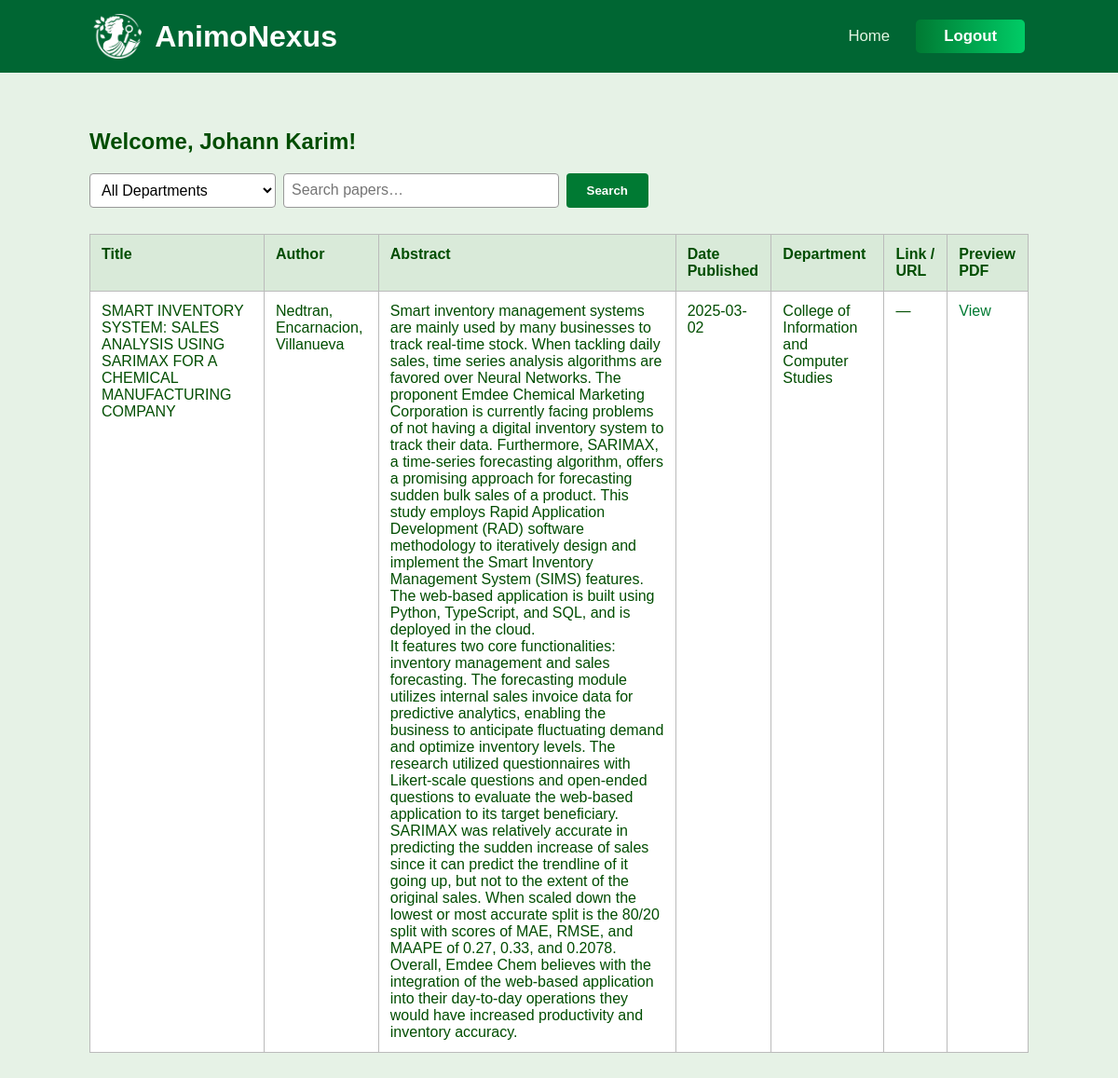
The app's page /dashboard.php (signed in) with its own data.
### tables this page shows
CREATE TABLE `papers` (
  `id` int(11) NOT NULL,
  `title` varchar(255) NOT NULL,
  `author` varchar(255) NOT NULL,
  `date_published` date NOT NULL,
  `department` varchar(100) NOT NULL,
  `abstract` text NOT NULL,
  `file_path` varchar(255) NOT NULL,
  `url` varchar(512) DEFAULT NULL,
  `uploaded_by` int(11) NOT NULL,
  `status` varchar(20) NOT NULL DEFAULT 'pending',
  `review_notes` text DEFAULT NULL
);

### dashboard.php (the view, shortened to what this page needs)
<?php
require 'db.php';
$user = $_SESSION['user'];
if (!isset($user['type'])) {
    $user['type'] = 'student';
}
$search     = trim($_GET['q']           ?? '');
$sql = "SELECT id, title, author, abstract, date_published,
               department, file_path, url
          FROM papers
         WHERE status='approved'";
$stmt = $conn->prepare($sql);
$stmt->execute();
$result = $stmt->get_result();
?>
<!DOCTYPE html>
<html lang="en">
<head>
</head>
<body>
<header class="page-heading">
  <div class="branding">
    <img src="static/images/animonexus_logo.png" class="logo" alt="logo">
    <h1>AnimoNexus</h1>
  </div>
  <nav class="nav">
    <a href="index.php" class="link">Home</a>
    <a href="logout.php" class="btn">Logout</a>
  </nav>
</header>
<div class="wrap">
  <h2>
    Welcome,
    <?= htmlspecialchars(
         $user['first_name']
         . (!empty($user['middle_initial']) ? ' '.$user['middle_initial'].'. ' : ' ')
         . $user['last_name']
    ) ?>!
  </h2>
  <form class="controls" method="get">
    <select name="filter_dept" onchange="this.form.submit()">
      <option value="">All Departments</option>
    </select>
    <input type="text" name="q" placeholder="Search papers…" value="<?= htmlspecialchars($search) ?>">
    <button type="submit">Search</button>
  </form>
  <table>
    <thead>
      <tr>
        <th>Title</th><th>Author</th><th>Abstract</th>
        <th>Date Published</th><th>Department</th>
        <th>Link&nbsp;/ URL</th><th>Preview PDF</th>
      </tr>
    </thead>
    <tbody>
    <?php if ($result->num_rows): ?>
      <?php while ($p = $result->fetch_assoc()): ?>
        <tr>
          <td><?= htmlspecialchars($p['title']) ?></td>
          <td><?= htmlspecialchars($p['author']) ?></td>
          <td><?= nl2br(htmlspecialchars($p['abstract'])) ?></td>
          <td><?= htmlspecialchars($p['date_published']) ?></td>
          <td><?= htmlspecialchars($p['department']) ?></td>
          <td>
            <?php if (!empty($p['url'])): ?>
              <a class="ext-link" href="<?= htmlspecialchars($p['url']) ?>" target="_blank" rel="noopener">Visit&nbsp;link</a>
            <?php else: ?>&mdash;<?php endif; ?>
          </td>
          <td>
            <a href="#"
               class="preview-link"
               data-file="/AnimoNexus/uploads/<?= rawurlencode($p['file_path']) ?>">
              View
            </a>
          </td>
        </tr>
      <?php endwhile; ?>
    <?php endif; ?>
    </tbody>
  </table>
</div>
</body>
</html>

### dashboard.php (style rules this page uses)
:root { --green:#006633;--green-light:#007a33;--green-lighter:#00cc66; --page-bg:#e6f2e6; }
body { margin:0;font-family:Arial,Helvetica,sans-serif;background:var(--page-bg);color:#004d00 }
.page-heading { background:var(--green);color:#fff;display:flex;justify-content:space-between;align-items:center;padding:15px 100px }
.branding { display:flex;align-items:center;gap:14px }
.branding img.logo { height:48px;filter:invert(1) }
.branding h1 { margin:0;font-size:2rem }
.nav { display:flex;gap:28px;align-items:center;font-size:1.05rem }
.nav a.link { color:#e3f5e3;text-decoration:none;transition:.15s }
.nav a.btn { background:linear-gradient(to right,var(--green-light),var(--green-lighter));color:#fff;text-decoration:none;font-weight:bold;padding:8px 30px;border-radius:5px;transition:.2s }
.wrap { padding:40px 8% }
.controls { margin:10px 0 28px;display:flex;gap:8px;max-width:600px }
.controls select,.controls input { border:1px solid #999;border-radius:4px;padding:8px;font-size:1rem }
.controls select { width:200px;background:#fff }
.controls input { flex:1 }
.controls button { border:none;border-radius:4px;padding:8px 22px;background:var(--green-light);color:#fff;font-weight:bold;cursor:pointer;transition:.15s }
table { width:100%;border-collapse:collapse;background:#fff;border:1px solid #ccc }
thead tr { background:#d9ead9 }
th,td { padding:12px;border:1px solid #bbb;text-align:left;vertical-align:top }
a.preview-link,a.ext-link { color:var(--green-light);text-decoration:none }

### records on screen
papers: title "SMART INVENTORY SYSTEM: SALES ANALYSIS USING SARIMAX FOR A CHEMICAL MANUFACTURING COMPANY", author "Nedtran, Encarnacion, Villanueva", abstract "Smart inventory management systems are mainly used by many businesses to track real-time stock. When tackling daily sales, time series analysis algorithms are favored over Neural Networks. The proponent Emdee Chemical Marketing Corporation is currently facing problems of not having a digital inventory system to track their data. Furthermore, SARIMAX, a time-series forecasting algorithm, offers a promising approach for forecasting sudden bulk sales of a product. This study employs Rapid Application Development (RAD) software methodology to iteratively design and implement the Smart Inventory Management System (SIMS) features. The web-based application is built using Python, TypeScript, and…", date_published "2025-03-02", department "College of Information and Computer Studies"
